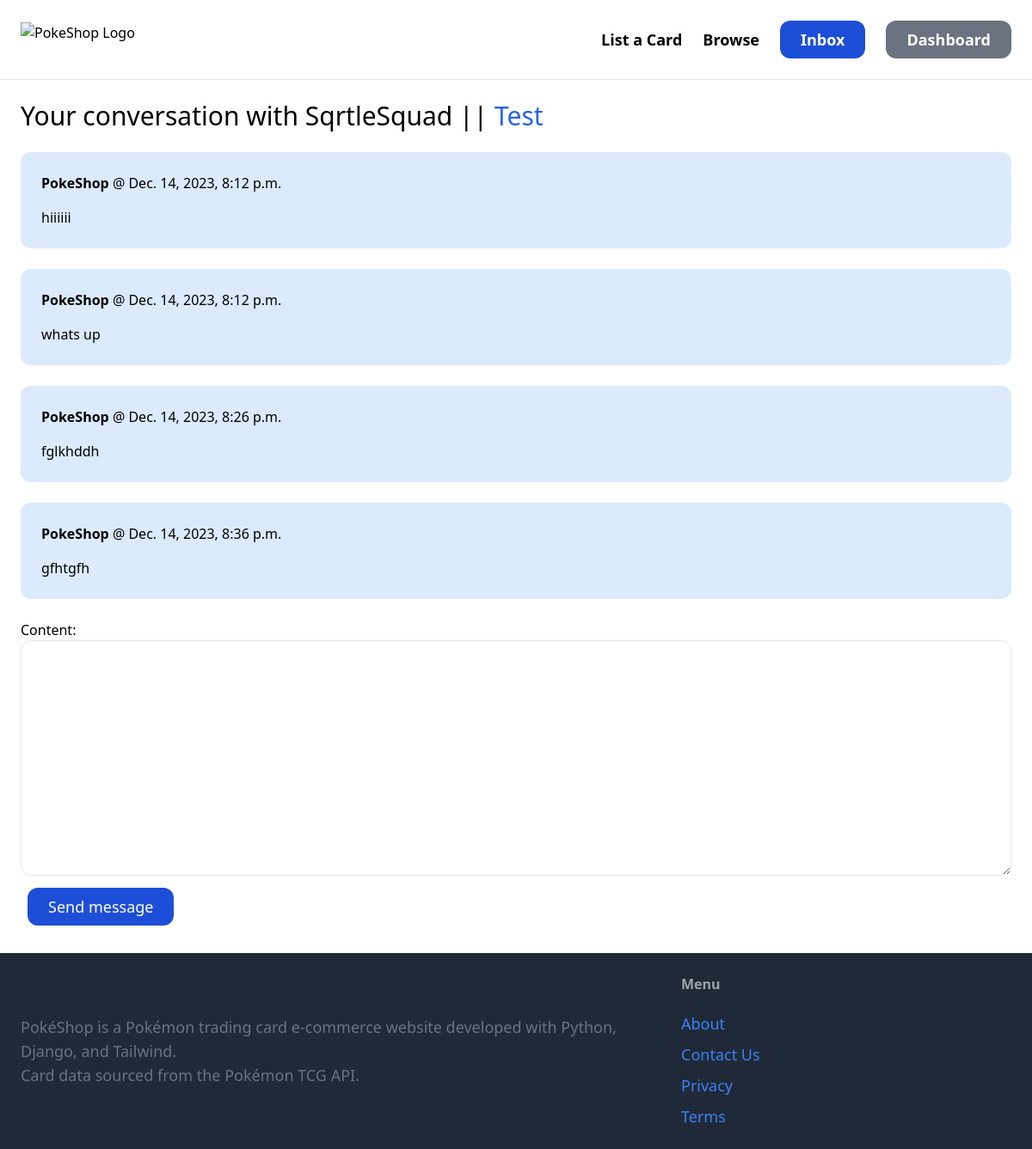
The app's page /inbox/7/ (signed in) with its own data.
### conversation/models.py (models this page shows)
class Conversation(models.Model):
    item = models.ForeignKey(Item, related_name='conversations', on_delete=models.CASCADE)
    members = models.ManyToManyField(User, related_name="conversations")
    created_at = models.DateTimeField(auto_now_add=True)
    modified_at = models.DateTimeField(auto_now=True)
    class Meta:
        ordering = ('-modified_at',)
    def get_other_user(self, current_user):
        return self.members.exclude(id=current_user.id).first()

class ConversationMessage(models.Model):
    conversation = models.ForeignKey(Conversation, related_name='messages', on_delete=models.CASCADE)
    content = models.TextField()
    created_at = models.DateTimeField(auto_now_add=True)
    created_by = models.ForeignKey(User, related_name='created_messages', on_delete=models.CASCADE)

### item/models.py (models this page shows)
class Item(models.Model):
    category = models.ForeignKey(Category, related_name='items', on_delete=models.CASCADE)
    name = models.CharField(max_length=255)
    series = models.CharField(max_length=255, default='XY')
    description = models.TextField(blank=True, null=True)
    price = models.FloatField()
    image = models.ImageField(upload_to='item_images', blank=True, null=True)
    sold = models.BooleanField(default=False)
    created_at = models.DateTimeField(auto_now_add=True)
    created_by = models.ForeignKey(User, related_name='items', default=1, on_delete=models.CASCADE)
    def __str__(self):
        return self.name

### conversation/views.py (the view)
# urls.py: path('<int:pk>/', views.detail, name='detail'),
@login_required
def detail(request, pk):
    conversation = Conversation.objects.filter(members__in=[request.user.id]).get(pk=pk)
    other_user = conversation.get_other_user(request.user)
    if request.method == 'POST':
        form = ConversationMessageForm(request.POST)
        if form.is_valid():
            conversation_message = form.save(commit=False)
            conversation_message.conversation = conversation
            conversation_message.created_by = request.user
            conversation_message.save()
            conversation.save()
            return redirect('conversation:detail', pk=pk)
    else:
        form = ConversationMessageForm()
    return render(request, 'conversation/detail.html', {
        'conversation': conversation,
        'form': form,
        'other_user': other_user,
    })

### conversation/forms.py
class ConversationMessageForm(forms.ModelForm):
    class Meta:
        model = ConversationMessage
        fields = ('content',)
        widgets = {
            'content': forms.Textarea(attrs={
                'class': 'w-full py-4 px-6 rounded-xl border'
            })
        }

### conversation/templates/conversation/detail.html (shortened to what this page needs)
{% extends 'core/base.html' %}
{% block content %}
<h1 class="mb-6 text-3xl">Your conversation with {{ other_user.username }} || <a href="{% url 'item:detail' conversation.item.id %}" class="text-blue-600">{{conversation.item}}</a></h1>
<div class="space-y-6">
    {% for message in conversation.messages.all %}
        <div class="p-6 flex {% if message.created_by == request.user %}bg-blue-100{% else %}bg-grey-100{% endif %} rounded-xl">
             <div>
                <p class="mb-4"><strong>{{ message.created_by.username }}</strong> @ {{ message.created_at }}</p>
                <p>{{ message.content }}</p>
             </div>
        </div>
    {% endfor %}
</div>
<form method="post" action="." class="mt-6">
    {{ form.as_p }}
    <button class="py-2 px-6 m-2 text-lg bg-blue-700 hover:bg-blue-800 rounded-xl text-white">Send message</button>
</form>
{% endblock %}

### records on screen
Conversation: item "Test"
ConversationMessage: created_by.username "PokeShop", created_at "Dec. 14, 2023, 8:12 p.m.", content "hiiiiii"
ConversationMessage: created_by.username "PokeShop", created_at "Dec. 14, 2023, 8:12 p.m.", content "whats up"
ConversationMessage: created_by.username "PokeShop", created_at "Dec. 14, 2023, 8:26 p.m.", content "fglkhddh"
ConversationMessage: created_by.username "PokeShop", created_at "Dec. 14, 2023, 8:36 p.m.", content "gfhtgfh"

### other values on screen
{{ other_user.username }} "SqrtleSquad"
